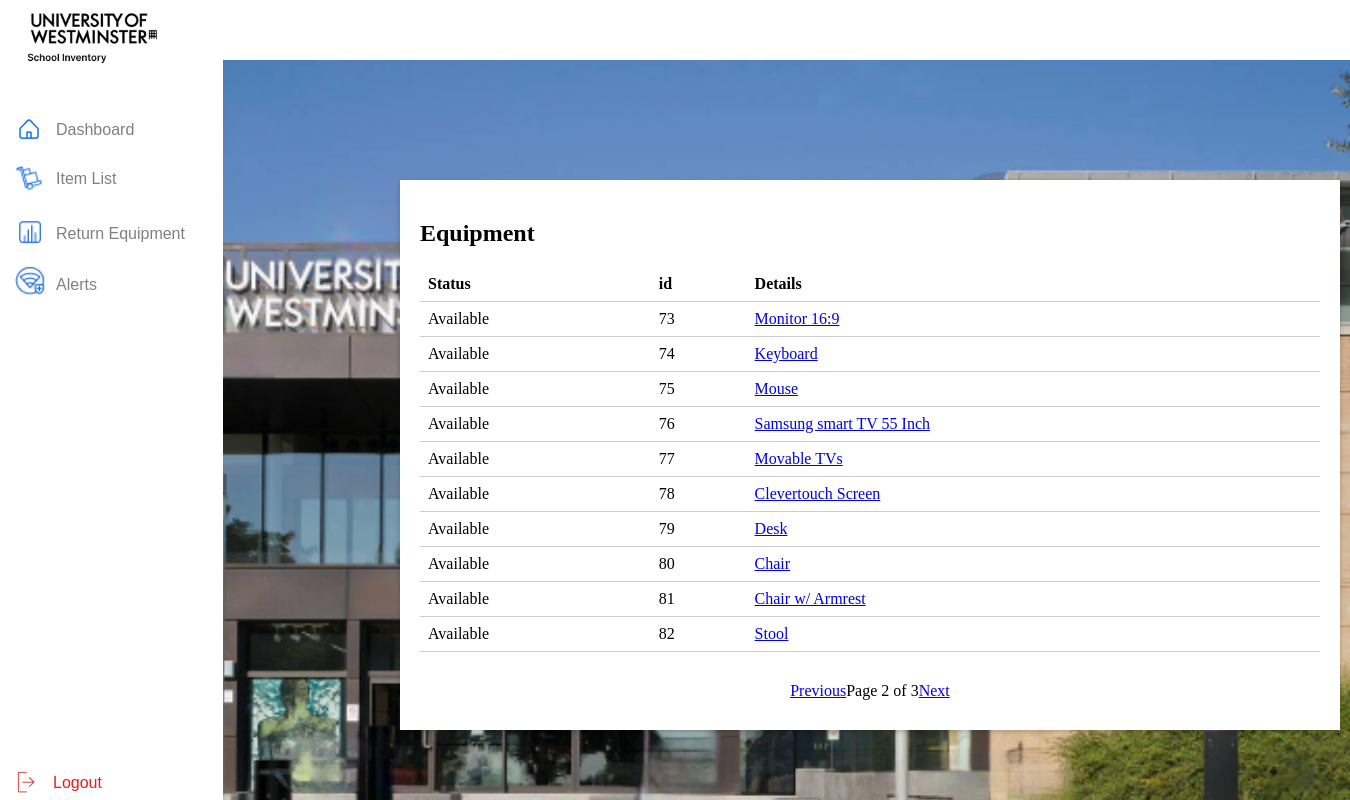
The page /inventory/user-item-list/?page=2 (signed in) on the database its author committed.
### inventory/models/equipment.py (models this page shows, shortened)
class Equipment(models.Model):
    id = models.AutoField(primary_key=True)
    name = models.CharField(max_length=255, verbose_name="Equipment Name")
    serial_number = models.CharField(max_length=255, unique=True, verbose_name="Serial Number")
    category = models.CharField(max_length=100, default="General", verbose_name="Category")
    cpu = models.CharField(max_length=100, verbose_name="CPU")
    status = models.CharField(max_length=50, default='Available', choices=(
        ('Available', 'Available'),
        ('Reserved', 'Reserved'),
        ('Unavailable', 'Unavailable')
    ), verbose_name="Status")
    image_url = models.CharField(max_length=255, null=True, blank=True, verbose_name="Image URL")
    class Meta:
        verbose_name = "Equipment"
        verbose_name_plural = "Equipments"

### inventory/views.py (the view)
# urls.py: path('user-item-list/', views.user_item_list, name='user_item_list'),
@login_required
def user_item_list(request):
    if request.method == 'POST':
        selected_items = request.POST.getlist('product[]')
        try:
            for item_serial in selected_items:
                equipment = Equipment.objects.get(device_serial=item_serial)
                Booking.objects.create(
                    user=request.user,
                    equipment=equipment,
                    start_date=timezone.now(),
                    end_date=timezone.now() + timedelta(days=7),
                    approval_status=False
                )
            messages.success(request, "Your reservation has been submitted for approval.")
        except Equipment.DoesNotExist:
            messages.error(request, "One or more selected items could not be found.")
        return redirect('inventory/user-item-list')  # Redirect to a URL that is confirmed to exist
    else:
        equipment_list = Equipment.objects.all()
        paginator = Paginator(equipment_list, 10)  # Show 10 equipments per page
        page_number = request.GET.get('page')
        page_obj = paginator.get_page(page_number)
        return render(request, 'inventory/user-itemlist.html', {'page_obj': page_obj})

### inventory/templates/inventory/user-itemlist.html (shortened to what this page needs)
<!DOCTYPE html>
<html lang="en">
<head>
    {% load static %}
    <link rel="stylesheet" href="{% static 'css/user-itemlist.css' %}">
</head>
<body>
    <div class="content-wrapper">
        <div class="Nav-sidebar">
            <ul class="Nav-bar">
                <li><a href="{% url 'inventory:user_dashboard_view' %}">Dashboard</a></li>
                <a href="{% url 'inventory:user_dashboard_view' %}"><img src="{% static 'Images/home.png'%}" alt="Dashboard Icon" class="dash-icon"></a>
                <li><a href="{% url 'inventory:user_item_list' %}">Item List</a></li>
                <a href="{% url 'inventory:user_item_list' %}"><img src="{% static 'Images/itemlist.png'%}" alt="Item List Icon" class="item-icon"></a>
                <li> <a href="{% url 'inventory:return_equipment' %}" onclick="toggleNav(this)">Return Equipment</a></li>
                <a href="{% url 'inventory:return_equipment' %}"><img src="{% static 'Images/Report.png'%}" alt=" Return Icon" class="return-icon"></a>
                <li> <a href="{% url 'inventory:user_alerts' %}" onclick="toggleNav(this)">Alerts</a></li>
                <a href="{% url 'inventory:user_alerts' %}"><img src="{% static 'Images/Alert.png'%}" alt=" Alerts Icon" class="alert-icon"></a>
        </div>
    </div>
    <div class="westmnstr-logo">
        <a href="{% url 'inventory:user_dashboard_view' %}"><img src="{% static 'Images/Westminster Logo.png' %}" alt="Westminster logo"></a>
    </div>
    <div class="top-bar">
    </div>
    <div class="Logout-nav">
        <ul>
            <li><a href="{% url 'inventory:logout' %}">Logout</a></li>
            <a href="{% url 'inventory:logout' %}"><img src="{% static 'Images/Logout.png' %}" alt="Logout Icon" class="Logout-icon"></a>
        </ul>
    </div>
    <div class="table-box">
        <section class="equipment-section">
            <h2>Equipment</h2>
            <table>
                <thead>
                    <tr>
                        <th>Status</th>
                        <th>id</th>
                        <th>Details</th>
                    </tr>
                </thead>
                <tbody>
                    {% for equipment in page_obj %}
                    <tr>
                        <td>{{ equipment.status }}</td>
                        <td>{{ equipment.id }}</td>
                        <td><a href="{% url 'inventory:equipment_details' equipment.id %}">{{ equipment.name }}</a></td>
                    </tr>
                    {% empty %}
                    <tr><td colspan="6">No equipment available.</td></tr>
                    {% endfor %}
                </tbody>
            </table>
            <div class="pagination">
                {% if page_obj.has_previous %}
                    <a href="?page={{ page_obj.previous_page_number }}">Previous</a>
                {% endif %}
                <span>Page {{ page_obj.number }} of {{ page_obj.paginator.num_pages }}</span>
                {% if page_obj.has_next %}
                    <a href="?page={{ page_obj.next_page_number }}">Next</a>
                {% endif %}
            </div>
        </section>
    </div>
</body>
</html>

### inventory/static/css/user-itemlist.css (style rules this page uses)
body { width: auto; background-image: url('../Images/university-of-westminister-harrow-campus1111-under-construction-harrow-EDEA9D_result.png'); background-size: cover; overflow: hidden; margin: 0px; padding: 0px; }
body::after { position: relative; top: 0; left: 0; width: 100%; height: 130%; background-color: rgba(0, 0, 0, 0.5); }
.westmnstr-logo { position: fixed; top: 0; left: 0; padding: 20px; z-index: 2; }
.westmnstr-logo img { width: 150px; height: auto; position: relative; top: -15px; }
.Nav-sidebar { width: 223px; height: 100%; background-color: white; color: #fff; position: fixed; left: 0; top: 0; z-index: 1; overflow-x: hidden; margin-bottom: 0; }
.Nav-bar li a { display: block; color: gray; padding: 1px 16px; text-decoration: none; font-size: medium; position: relative; bottom: -104px; font-family: Arial, Helvetica, sans-serif; }
.dash-icon { position: relative; top: 81px; left: -23px; width: 24px; height: auto; }
.item-icon { position: relative; top: 78px; left: -26px; width: 30px; height: auto; }
.return-icon { position: relative; top: 79px; left: -23px; width: 26px; height: auto; }
.alert-icon { position: relative; top: 75px; left: -25px; width: 30px; height: 30px; }
.top-bar { width: 100%; height: 60px; background-color:white; color: white; display: flex; align-items: center; padding: 0 20px; position: fixed; top: 0; right: 0px; overflow-y: hidden; }
.Logout-nav { position: fixed; bottom: 0; left: 0; width: 223px; background-color: white; z-index: 1; }
.Logout-nav ul { list-style: none; padding: 0; margin: 0; }
.Logout-nav li { display: block; padding: 10px; }
.Logout-nav li a { color: #F31919; font-family: Arial, Helvetica, sans-serif; cursor: pointer; position: relative; text-decoration: none; right: -43px; bottom: -28px; }
.Logout-icon { position: relative; top: -3px; right: -17px; }
.table-box { margin-top: 180px; width: 900px; margin-left: 400px; background-color: white; padding: 20px; box-shadow: 0 2px 5px rgba(0,0,0,0.2); left: 100px }
table { width: 100%; border-collapse: collapse; }
th, td { padding: 8px; text-align: left; border-bottom: 1px solid #ccc; }
.pagination { display: flex; justify-content: center; position: relative; z-index: 2; padding: 10px 0; margin-top: 20px; background-color: transparent; align-items: center; }

### rows shown on the page
Equipment: status "Available", id "73", name "Monitor 16:9"
Equipment: status "Available", id "74", name "Keyboard"
Equipment: status "Available", id "75", name "Mouse"
Equipment: status "Available", id "76", name "Samsung smart TV 55 Inch"
Equipment: status "Available", id "77", name "Movable TVs"
Equipment: status "Available", id "78", name "Clevertouch Screen"
Equipment: status "Available", id "79", name "Desk"
Equipment: status "Available", id "80", name "Chair"
Equipment: status "Available", id "81", name "Chair w/ Armrest"
Equipment: status "Available", id "82", name "Stool"

### other values the page prints
{{ page_obj.number }} "2"
{{ page_obj.paginator.num_pages }} "3"
